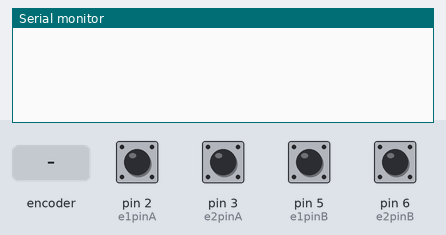
The sketch below on a simulated Arduino Uno, built with avr-gcc and run on an emulated ATmega328P. On the bench: the last lines printed to the serial monitor. The test bench sets the inputs (shaded band); at power-on: pin 2 (e1pinA), pin 3 (e2pinA), pin 5 (e1pinB), pin 6 (e2pinB) HIGH.

Above: at 1.2 s.
1.3 s: rotary encoder on pin 2 (e1pinA) / pin 5 (e1pinB) turned 1 step (first pin leading)
At 2.6 s:
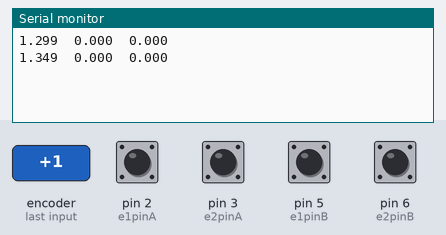
3.0 s: pin 3 (e2pinA) pulled LOW for 0.15 s
At 4.0 s:
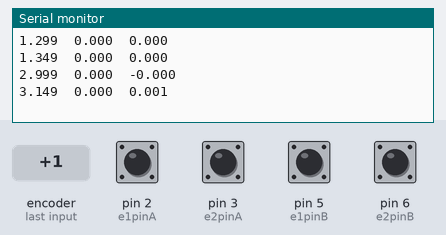
4.6 s: pin 3 (e2pinA) pulled LOW for 1 s
At 6.4 s:
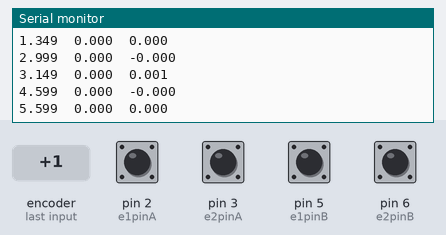
7.1 s: rotary encoder on pin 2 (e1pinA) / pin 5 (e1pinB) turned 1 step (first pin leading)
At 8.2 s:
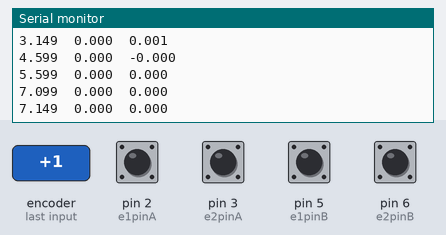
Timing chart, 0 to 9.8 s (numbered marks = the images above; inputs shaded):
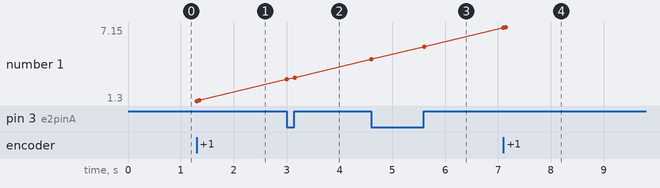

Measured:
- after the input at 1.3 s, the serial monitor: prints a new line at once (image 1)
- after the input at 3.0 s, the serial monitor: prints a new line at once (image 2)
- after the input at 4.6 s, the serial monitor: prints a new line at once (image 3)
- after the input at 7.1 s, the serial monitor: prints a new line at once (image 4)
- plotted number 1: 1.35 → 3.15 after the input at 3.0 s, 3.15 → 5.6 after the input at 4.6 s, 5.6 → 7.15 after the input at 7.1 s

The sketch:

lrvelocity.ino
```cpp
/*
Author: Jaron O'Grady
This code records velocity and time.
*/
//global variables include encoder pins, the states of the encoder pins, the net count of clockwise increments
//copied from one of the example codes in the zip file
//make sure the encoder is connected to 2 and 3
int e1pinA = 2; //clk encoder 1
int e1pinB = 5; //dt encoder 1
int e2pinA = 3; //clk encoder 2
int e2pinB = 6; //dt encoder 2
int e1stateA = 0;
int e1stateB = 0;
int e2stateA = 0;
int e2stateB = 0;
double velocity1 = 0.0;
double velocity2 = 0.0;
double timeKept = 0.0;
double prev1Time = 0.0;
double prev2Time = 0.0;
double wheelRadius = 0.05;
double betweenWheels = 0.1;
//necessary only if we want to control position
double xpos = 0.0;
double ypos = 0.0;
double phi = 0.0;
//interrupt flag
int isrEntered = 0;
#define ROTATIONCOUNTS 3000
#define WHEELRADIUS 0.05
#define BETWEENWHEELS 0.1

//isr measures the state of the pins and adjusts the counts and isr flag - only entered once pinA changes
void encoder1(){
  //read the pins
  int e1stateA = digitalRead(e1pinA);
  int e1stateB = digitalRead(e1pinB);
  //determine clockwise or counter-clockwise
  timeKept = millis() / 1000.0;
  double duration = timeKept - prev1Time;
  //makes sure that there are no infinite velocities
  if(duration == 0.0) return;
  //the value of pi in arduino is M_PI
  double v = wheelRadius*2*2*PI/(ROTATIONCOUNTS * duration);
  if(e1stateA == e1stateB){
    velocity1 = v;
  }
  else{
    velocity1 = -1.0 * v;
  }
  //adjust the flag to print the new value of counts in the loop
  isrEntered = 1;
  prev1Time = timeKept;
}

//isr measures the state of the pins and adjusts the counts and isr flag - only entered once pinA changes
void encoder2(){
  //read the pins
  int e2stateA = digitalRead(e2pinA);
  int e2stateB = digitalRead(e2pinB);
  //record time in seconds
  timeKept = (millis()) / 1000.0;
  double duration = timeKept - prev2Time;
  //make sure there are no infinite velocities that result in nan
  if(duration == 0.0) return;
  //the value of pi in arduino is M_PI
  double v = wheelRadius*2*2*PI/(ROTATIONCOUNTS * duration);
  if(e2stateA == e2stateB){
    velocity2 = v;
  }
  else{
    velocity2 = -1.0 * v;
  }
  //adjust the flag to print the new value of counts in the loop
  isrEntered = 1;
  prev2Time = timeKept;
}


//sets pinA and pinB to pullup inputs, attaches the isr to pinA/clk, and sets baud rate to 9600
void setup() {
  pinMode(e1pinA, INPUT_PULLUP);
  pinMode(e1pinB, INPUT_PULLUP);
  pinMode(e2pinA, INPUT_PULLUP);
  pinMode(e2pinB, INPUT_PULLUP);
  attachInterrupt(0, encoder1, CHANGE);
  attachInterrupt(1, encoder2, CHANGE);
  Serial.begin(38400);
}

//prints the net counts given there has been a change in pinA
void loop() {
  timeKept = millis() / 1000.0;
  if ((timeKept - prev1Time) > .2){
    velocity1 = 0.0;
  }
  if ((timeKept - prev2Time) > .2){
    velocity1 = 0.0;
  }
  //sei(); - uncomment if revisiting to see if this fixes the problem of not always seeing rotations/bouncing
  if(isrEntered){
    //sei(); - uncomment if revisiting to see if this fixes the problem of not always seeing rotations/bouncing
    //link for how to print doubles and floating points: https://www.programmingelectronics.com/dtostrf/
    char buffer[100];
    char timebuffer[6];
    char lbuffer[7];
    char rbuffer[7];
    dtostrf(timeKept, 4, 3, timebuffer);
    dtostrf(velocity1, 4, 3, lbuffer);
    dtostrf(velocity2, 4, 3, rbuffer);
    sprintf(buffer, "%s\t%s\t%s", timebuffer, lbuffer, rbuffer);
    Serial.println(buffer);
    isrEntered = 0;
  }
}
```
